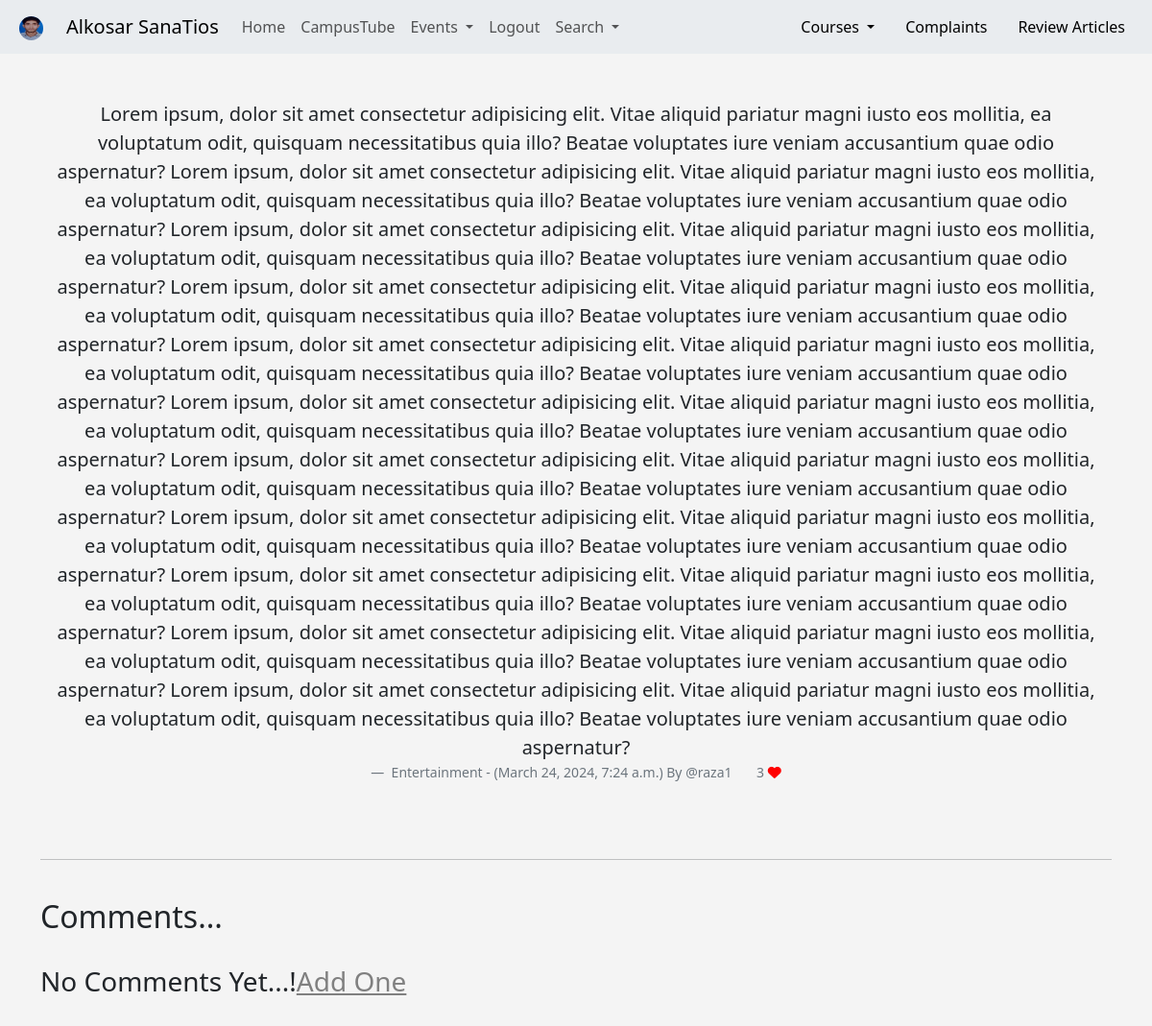
/meep_show/51 (signed in), run on an earlier commit of the app's database.
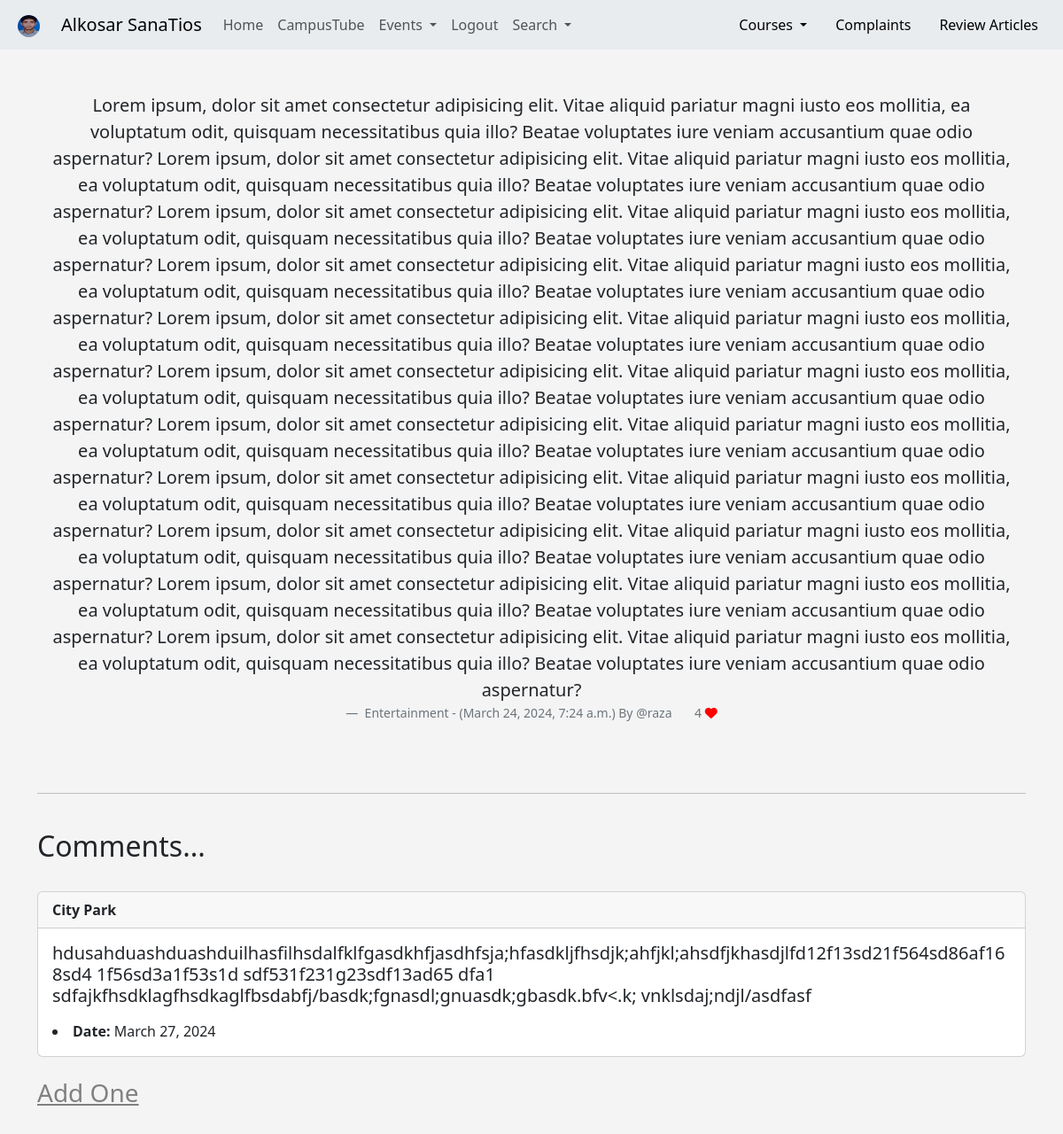
And on a later commit of the database.
### home/models.py (models this page shows, shortened)
class Meep(models.Model):
    user = models.ForeignKey(User, related_name= "meeps",on_delete= models.DO_NOTHING)
    body = RichTextField(blank=True, null = True)
    created_at = models.DateTimeField(auto_now_add = True)
    likes = models.ManyToManyField(User, related_name = "meep_like", blank = True)
    category = models.CharField(max_length= 255, default='Entertainment')
    title = models.CharField(max_length=255, default = 'No Title')
    def number_of_likes(self):
        return self.likes.count()

class Comment(models.Model):
    post = models.ForeignKey(Meep, related_name="comments", on_delete= models.CASCADE )
    name = models.CharField(max_length= 255)
    body = models.TextField()
    date_added = models.DateField(auto_now_add= True)

### home/views.py (the view)
# urls.py: path('meep_show/<int:pk>', views.meep_show, name='meep_show'),
def meep_show(request, pk):
    meep = get_object_or_404(Meep, id=pk)
    if meep:
        return render(request, "home/meep_show.html", {'meep':meep})
    else:
        messages.success(request, 'That Meep Does Not Exist....!')
        return redirect('home')

### home/templates/home/meep_show.html (shortened to what this page needs)
{% extends 'home/base.html' %}
{% load static %}
{% block content %}
<br>
<div class="container-sm">
<figure class="text-center">
    <blockquote class="blockquote">
        <p>{{ meep.body|safe }}</p>
    </blockquote>
    <figcaption class="blockquote-footer">
        {{ meep.category }} -
        ({{ meep.created_at }}) By
        @{{ meep.user.username }}
        {{ meep.number_of_likes }}
        {% if user in meep.likes.all %}
        <a href=" {% url 'meep_like' meep.id %} ">
            <i class="fa-solid fa-heart" style="color:red"></i>
        </a>
        {% else %}
        <a href=" {% url 'meep_like' meep.id %} ">
            <i class="fa fa-heart-o" style="color:red"></i>
        </a>
        {% endif %}
    </figcaption>
</figure>
</div>
<br>
<br>
<hr>
<br>
<h2>Comments...</h2>
<br>
{% if not meep.comments.all %}
<h3>No Comments Yet...!<a href="{% url 'add_comment' meep.pk %}" style="color: gray;">Add One</a> </h3>
<br><br><br>
{% else %}
{% for comment in meep.comments.all %}
<div class="card">
    <div class="card-header">
        <strong> {{ comment.name }} </strong>
    </div>
    <div class="card-body">
        <h5 class="card-title"> <b></b> {{ comment.body }}</h5>
        <p class="card-text">
            <li class="card-text"><b> Date:</b> {{ comment.date_added}} </li>
    </div>
</div>
<br>
{% endfor %}
<h3><a href="{% url 'add_comment' meep.pk %}" style="color: gray;" >Add One</a> </h3>
<br><br><br>
{% endif %}
</div>
{% endblock content %}

What changed in the data, as far as the page shows it:
changed through a linked row, Meep "Entertainment": user.username "raza1" → "raza"; number_of_likes "3" → "4"
added Comment: name "City Park", body "hdusahduashduashduilhasfilhsdalfklfgasdkhfjasdhfsja;hfasdkljfhsdjk;ahfjkl;ahsdfjkhasdjlfd12f13sd21f564sd86af168sd4 1f56sd3a1f53s1d sdf531f231g23sdf13ad65 dfa1 sdfajkfhsdklagfhsdkaglfbsdabfj/basdk;fgnasdl;gnuasdk;gbasdk.bfv<.k; vnklsdaj;ndjl/asdfasf", date_added "March 27, 2024"
Also different on the page:
text no longer shown: "No Comments Yet...!"
